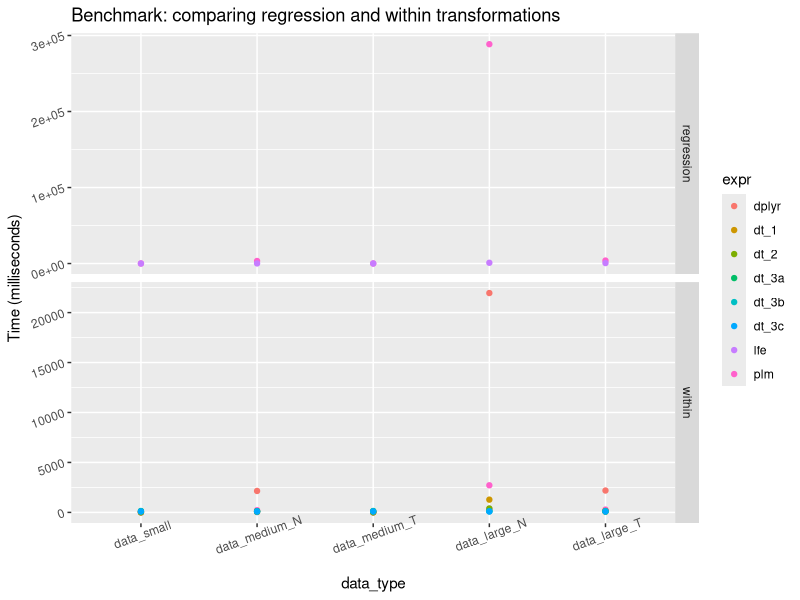
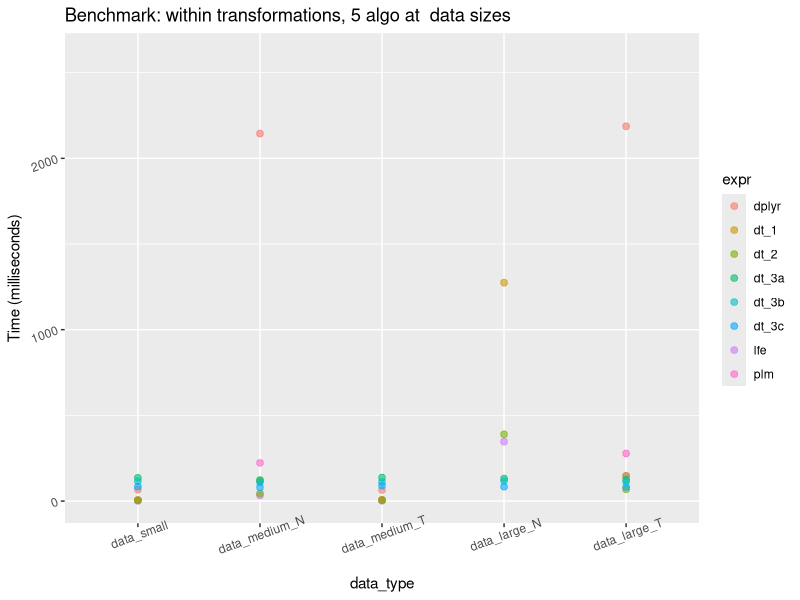
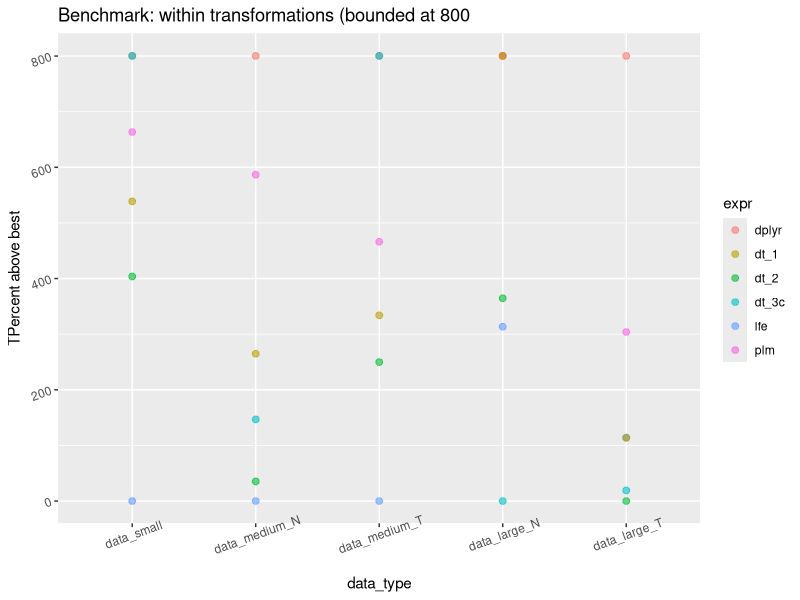
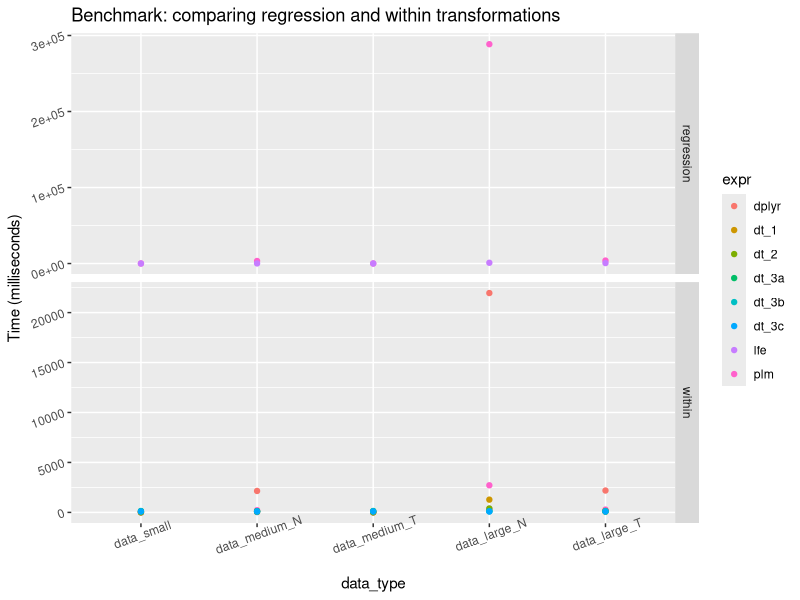
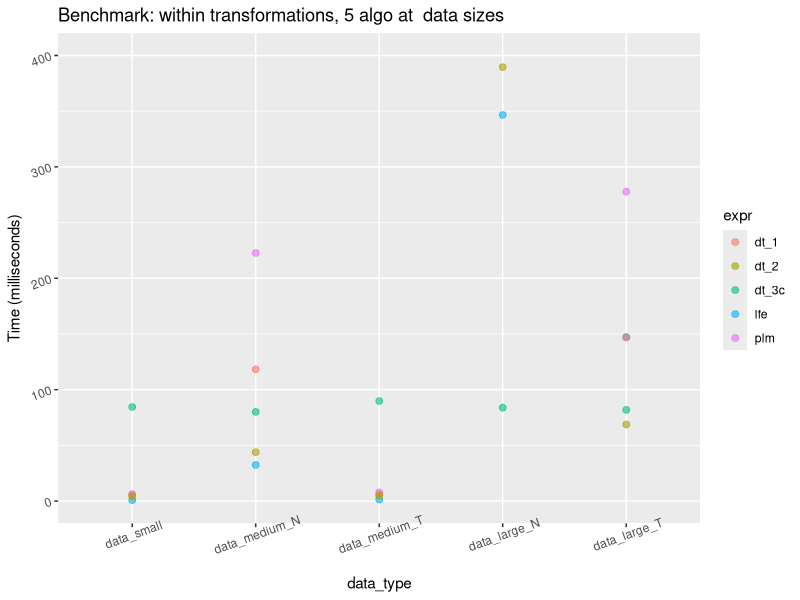
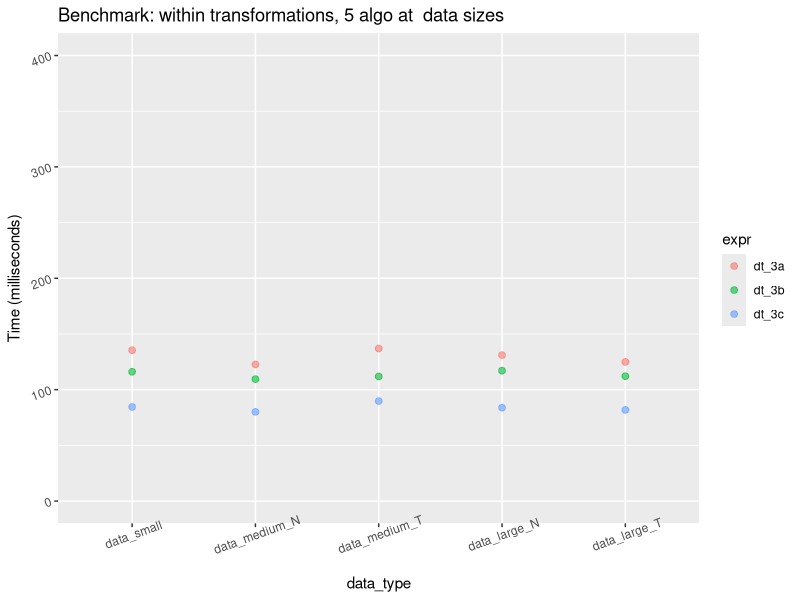
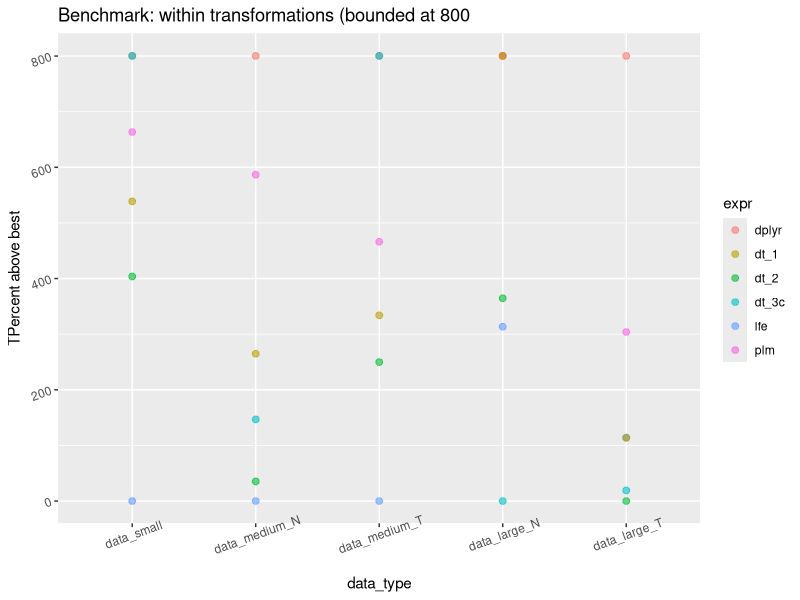
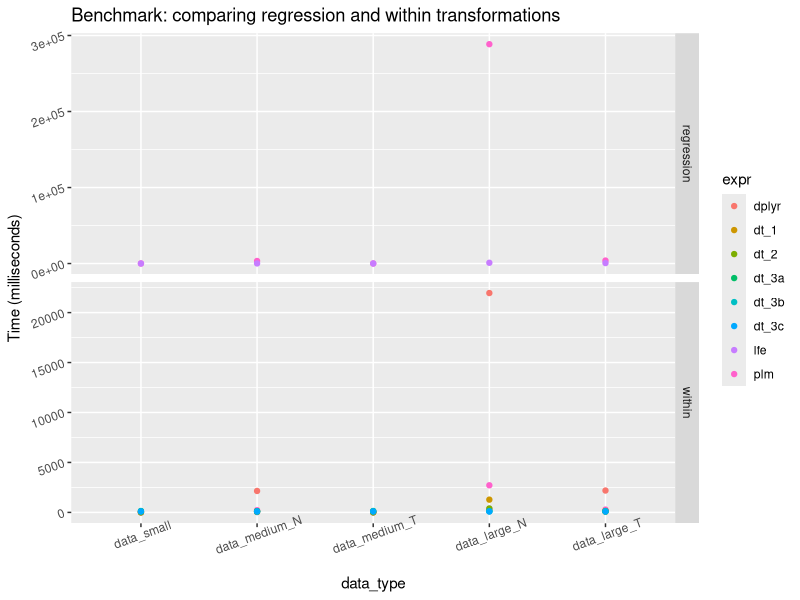

The R script that drew these images, in order:
library(tidyverse)

levels <- c("data_small", "data_medium_N", "data_medium_T", "data_large_N", "data_large_T", "data_fat_N", "data_fat_N_fat_T")

bench_df <- read_csv("benchmark_output.csv") %>%
  mutate(data_type = factor(data_type, ordered=TRUE, levels = levels))


##################
## in percentage
##################
bench_df_perc <- bench_df %>%
  group_by(type, data_type) %>%
  mutate(per_min = 100 *(mean-min(mean))/min(mean)) %>%
  ungroup()


##################
## Plots
##################

pl_all <- bench_df %>%
  ggplot(aes(x= data_type, y = mean, colour = expr))+
  geom_point() +
  # ylim(c(0, 200)) +
  facet_grid(type~., scales= "free") +
  ylab("Time (milliseconds)") +
  theme(axis.text = element_text(angle = 20)) +
  ggtitle("Benchmark: comparing regression and within transformations")

pl_all

pl_within <- bench_df %>%
  filter(type == "within") %>%
  ggplot(aes(x= data_type, y = mean, colour = expr))+
  geom_point(alpha=I(.6), size = 2, fill = I("black")) +
  # geom_jitter(width = 0.1, height = 0) +C
  ylab("Time (milliseconds)") +
  ylim(c(0, 2600)) +
  theme(axis.text = element_text(angle = 20)) +
  ggtitle("Benchmark: within transformations, 5 algo at  data sizes")

pl_within

#### percentage plot ######

max_i <- 800
per_plot <- bench_df_perc %>%
  filter(type == "within") %>%
  filter(! expr %in% c("dt_3a", "dt_3b")) %>% 
  mutate(per_min =ifelse(per_min < max_i, per_min, max_i +rnorm(1, sd = 0.5))) %>%
  select(data_type, per_min, expr) %>%
  ggplot(aes(x= data_type, y = per_min, colour = expr))+
  geom_point(alpha=I(.6), size = 2, fill = I("black")) +
  # geom_jitter(width = 0.1, height = 0) +C
  ylab("TPercent above best") +
  ylim(c(0, max_i+1)) +
  theme(axis.text = element_text(angle = 20)) +
  ggtitle("Benchmark: within transformations (bounded at 800")


per_plot

pl_all
pl_within %+%
  filter(bench_df, type == "within" & !expr %in% c("dplyr", "dt_3a", "dt_3b")) +
  ylim(c(0, 400))

pl_within %+%
  filter(bench_df, type == "within" & str_detect(expr, "dt_3")) +
  ylim(c(0, 400))


##################
## Save plots
##################


ggsave(per_plot, filename = "figures/plot_benchmark_within_perc.png", height = 4, width = 7)
ggsave(pl_all, filename = "figures/plot_benchmark_reg_and_within.png", height = 4, width = 7)
ggsave(pl_within, filename = "figures/plot_benchmark_within.png", height = 4, width = 7)



## numbers
bench_df %>%
  # filter(type =="within") %>%
  group_by(data_type) %>%
  mutate(comp = 100 * (mean - min(mean))/min(mean),
         is_mean  = mean ==min(mean)) %>%
  ungroup() %>%
  filter(expr == "plm" | is_mean)
